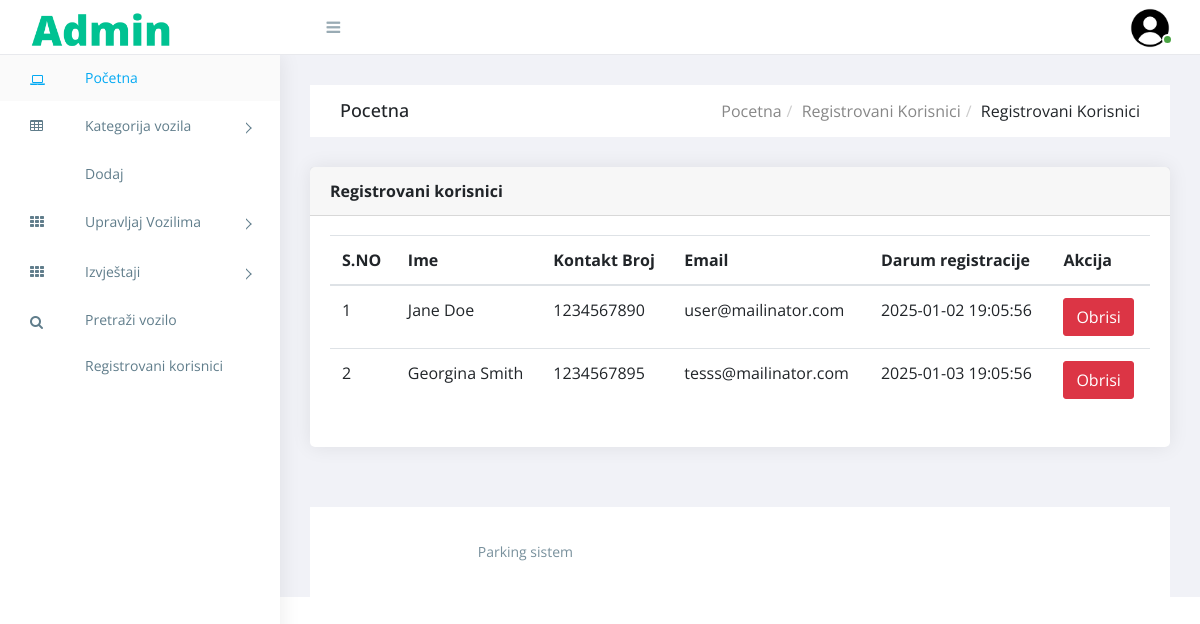
/vpms/admin/reg-users.php (signed in), run on the app's committed database.
### tables this page shows
CREATE TABLE `tblregusers` (
  `ID` int(5) NOT NULL,
  `FirstName` varchar(250) DEFAULT NULL,
  `LastName` varchar(250) DEFAULT NULL,
  `MobileNumber` bigint(10) DEFAULT NULL,
  `Email` varchar(250) DEFAULT NULL,
  `Password` varchar(250) DEFAULT NULL,
  `RegDate` timestamp NULL DEFAULT current_timestamp()
);

### vpms/admin/reg-users.php (the view, shortened to what this page needs)
<?php
include('includes/dbconnection.php');
if (strlen($_SESSION['vpmsaid'] == 0)) {
    header('location:logout.php');
} else {
    ?>
    <!doctype html>
    <html class="no-js" lang="">
    <head>
        <link rel="stylesheet" href="https://cdn.jsdelivr.net/npm/normalize.css@8.0.0/normalize.min.css">
        <link rel="stylesheet" href="https://cdn.jsdelivr.net/npm/bootstrap@4.1.3/dist/css/bootstrap.min.css">
        <link rel="stylesheet" href="https://cdn.jsdelivr.net/npm/font-awesome@4.7.0/css/font-awesome.min.css">
        <link rel="stylesheet" href="https://cdn.jsdelivr.net/gh/lykmapipo/themify-icons@0.1.2/css/themify-icons.css">
        <link rel="stylesheet"
            href="https://cdn.jsdelivr.net/npm/pixeden-stroke-7-icon@1.2.3/pe-icon-7-stroke/dist/pe-icon-7-stroke.min.css">
        <link rel="stylesheet" href="https://cdnjs.cloudflare.com/ajax/libs/flag-icon-css/3.2.0/css/flag-icon.min.css">
        <link rel="stylesheet" href="assets/css/cs-skin-elastic.css">
        <link rel="stylesheet" href="assets/css/style.css">
    </head>
    <body>
        <?php include_once('includes/sidebar.php'); ?>
        <?php include_once('includes/header.php'); ?>
        <div class="breadcrumbs">
            <div class="breadcrumbs-inner">
                <div class="row m-0">
                    <div class="col-sm-4">
                        <div class="page-header float-left">
                            <div class="page-title">
                                <h1>Pocetna</h1>
                            </div>
                        </div>
                    </div>
                    <div class="col-sm-8">
                        <div class="page-header float-right">
                            <div class="page-title">
                                <ol class="breadcrumb text-right">
                                    <li><a href="dashboard.php">Pocetna</a></li>
                                    <li><a href="reg-users.php">Registrovani Korisnici</a></li>
                                    <li class="active">Registrovani korisnici</li>
                                </ol>
                            </div>
                        </div>
                    </div>
                </div>
            </div>
        </div>
        <div class="content">
            <div class="animated fadeIn">
                <div class="row">
                    <div class="col-lg-12">
                        <div class="card">
                            <div class="card-header">
                                <strong class="card-title">Registrovani korisnici</strong>
                            </div>
                            <div class="card-body">
                                <table class="table">
                                    <thead>
                                        <tr>
                                        <tr>
                                            <th>S.NO</th>
                                            <th>Ime</th>
                                            <th>Kontakt Broj</th>
                                            <th>Email</th>
                                            <th>Darum registracije</th>
                                            <th>Akcija</th>
                                        </tr>
                                        </tr>
                                    </thead>
                                    <?php
                                    $ret = mysqli_query($con, "select *from  tblregusers");
                                    $cnt = 1;
                                    while ($row = mysqli_fetch_array($ret)) {
                                        ?>
                                        <tr>
                                            <td><?php echo $cnt; ?></td>
                                            <td><?php echo $row['FirstName']; ?>         <?php echo $row['LastName']; ?></td>
                                            <td><?php echo $row['MobileNumber']; ?></td>
                                            <td><?php echo $row['Email']; ?></td>
                                            <td><?php echo $row['RegDate']; ?></td>
                                            <td><a href="reg-users.php?del=<?php echo $row['ID']; ?>" class="btn btn-danger"
                                                    onClick="return confirm('Da li ste sigurni?')">Obrisi</a></td>
                                        </tr>
                                        <?php
                                        $cnt = $cnt + 1;
                                    } ?>
                                </table>
                            </div>
                        </div>
                    </div>
                </div>
            </div>
        </div>
        <?php include_once('includes/footer.php'); ?>
        </div>
    </body>
    </html>
<?php } ?>

### vpms/admin/includes/sidebar.php (shortened to what this page needs)
<aside id="left-panel" class="left-panel">
    <nav class="navbar navbar-expand-sm navbar-default">
        <div id="main-menu" class="main-menu collapse navbar-collapse">
            <ul class="nav navbar-nav">
                <li class="active">
                    <a href="dashboard.php"><i class="menu-icon fa fa-laptop"></i>Početna </a>
                </li>
                <li class="menu-item-has-children dropdown">
                    <a href="#" class="dropdown-toggle" data-toggle="dropdown" aria-haspopup="true"
                        aria-expanded="false"> <i class="menu-icon fa fa-table"></i>Kategorija vozila</a>
                </li>
                <li>
                    <a href="add-vehicle.php"> <i class="menu-icon ti-email"></i>Dodaj </a>
                </li>
                <li class="menu-item-has-children dropdown">
                    <a href="#" class="dropdown-toggle" data-toggle="dropdown" aria-haspopup="true"
                        aria-expanded="false"> <i class="menu-icon fa fa-th"></i>Upravljaj Vozilima</a>
                </li>
                <li class="menu-item-has-children dropdown">
                    <a href="#" class="dropdown-toggle" data-toggle="dropdown" aria-haspopup="true"
                        aria-expanded="false"> <i class="menu-icon fa fa-th"></i>Izvještaji</a>
                </li>
                <li>
                    <a href="search-vehicle.php"> <i class="menu-icon fa fa-search"></i>Pretraži vozilo </a>
                </li>
                <li>
                    <a href="reg-users.php"> <i class="menu-icon ti-user"></i>Registrovani korisnici </a>
                </li>
            </ul>
        </div>
    </nav>
</aside>

### vpms/admin/includes/header.php (shortened to what this page needs)
<div id="right-panel" class="right-panel">
    <header id="header" class="header">
        <div class="top-left">
            <div class="navbar-header">
                <a class="navbar-brand" href="dashboard.php"><img src="images/logo1.png" alt="Logo"></a>
                <a id="menuToggle" class="menutoggle"><i class="fa fa-bars"></i></a>
            </div>
        </div>
        <div class="top-right">
            <div class="header-menu">
                <div class="user-area dropdown float-right">
                    <a href="#" class="dropdown-toggle active" data-toggle="dropdown" aria-haspopup="true"
                        aria-expanded="false">
                        <img class="user-avatar rounded-circle" src="images/images.png" alt="User Avatar">
                    </a>
                </div>
            </div>
        </div>
    </header>

### vpms/admin/includes/footer.php
<footer class="site-footer">
    <div class="footer-inner bg-white">
        <div class="row">
            <div class="col-sm-6 text-center">
                Parking sistem
            </div>
        </div>
    </div>
</footer>

### data on the page
tblregusers: FirstName "Jane", LastName "Doe", MobileNumber "1234567890", Email "user@mailinator.com", RegDate "2025-01-02 19:05:56"
tblregusers: FirstName "Georgina", LastName "Smith", MobileNumber "1234567895", Email "tesss@mailinator.com", RegDate "2025-01-03 19:05:56"
